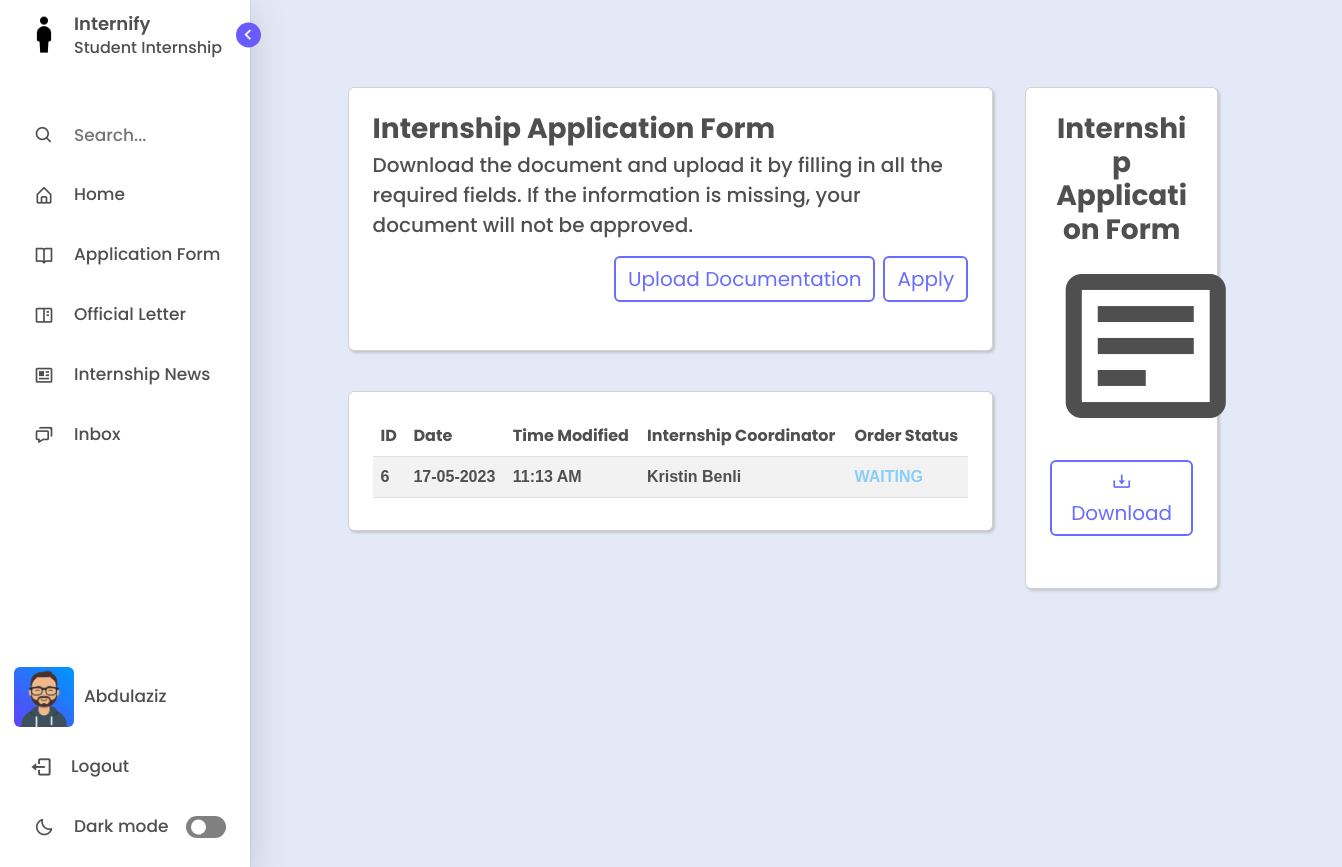
The app's page /application-form/ (signed in), older data.
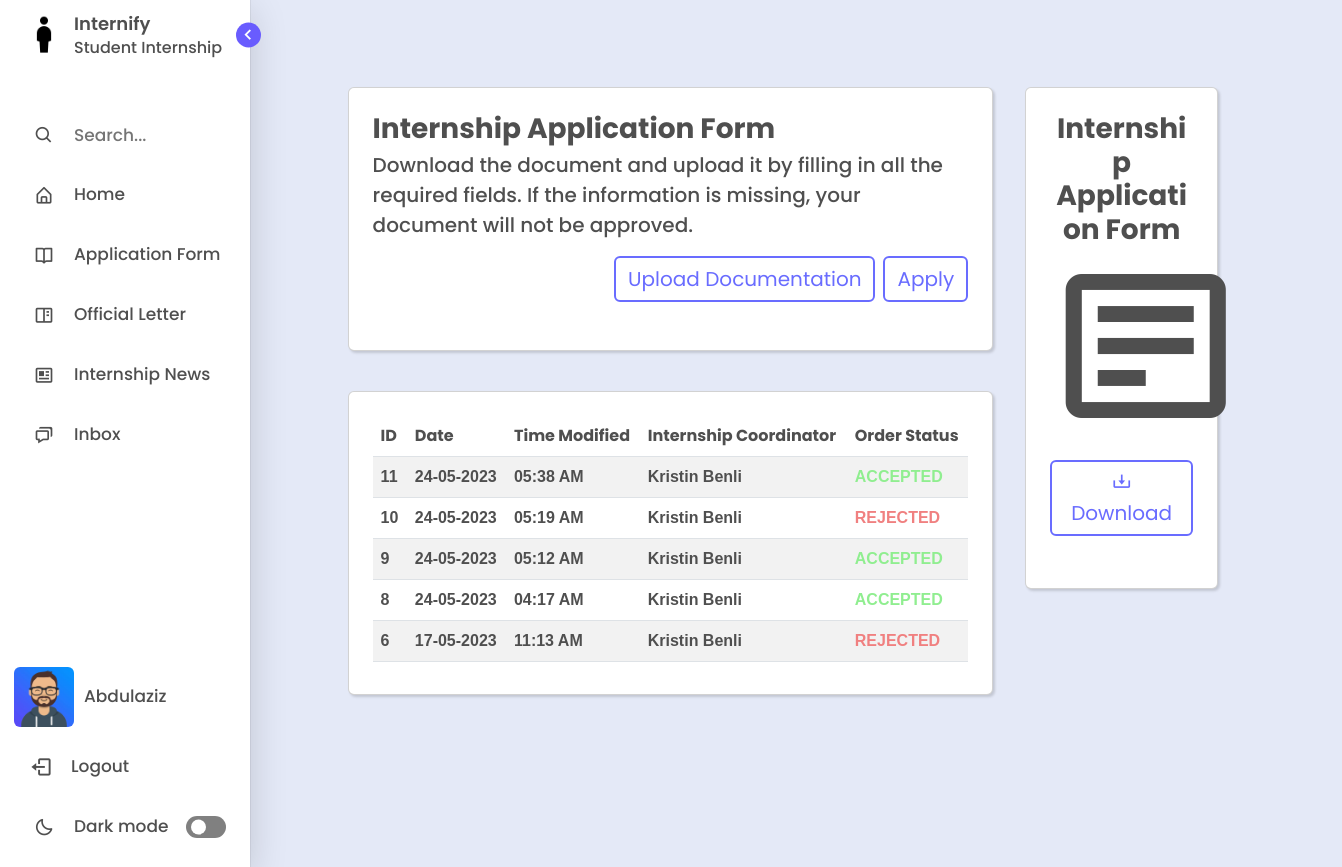
The same page, newer data.
### management/models.py (models this page shows, shortened)
class BaseAbstractModel(models.Model):
    is_visible = models.BooleanField(default=True, verbose_name='Visibility')
    date_created = models.DateTimeField(auto_now_add=True)
    date_updated = models.DateTimeField(auto_now=True)
    class Meta:
        abstract = True

class Application(BaseAbstractModel):
    STATUS_CHOICES = (
        ('W', 'Waiting'),
        ('R', 'Rejected'),
        ('A', 'Approved'),
    )
    TYPE_CHOICES = (
        ('L', 'Letter'),
        ('I', 'Internship'),
    )
    student = models.ForeignKey(Student, on_delete=CASCADE)
    coordinator = models.ForeignKey(InternshipCoordinator, on_delete=CASCADE)
    employee = models.ForeignKey(CareerCenterEmployee, on_delete=CASCADE)
    status = models.CharField(max_length=1, choices=STATUS_CHOICES)
    type = models.CharField(max_length=1, choices=TYPE_CHOICES, default='I')

class InternshipCoordinator(BaseAbstractModel):
    coordinator_id = models.CharField(max_length=20, primary_key=True, unique=True)
    department = models.ForeignKey(Department, on_delete=CASCADE)
    faculty = models.ForeignKey(Faculty, on_delete=CASCADE)
    user = models.ForeignKey(User, on_delete=CASCADE)

class User(AbstractBaseUser, PermissionsMixin):
    GENDER_CHOICES = (
        ('M', 'Male'),
        ('F', 'Female'),
    )
    first_name = models.CharField(max_length=100)
    last_name = models.CharField(max_length=100)
    email = models.EmailField(unique=True)
    gender = models.CharField(max_length=1, choices=GENDER_CHOICES)
    photo = models.ImageField(upload_to='users', null=True, blank=True)
    last_login = models.DateTimeField(auto_now=True)
    is_active = models.BooleanField(default=True)
    is_staff = models.BooleanField(default=False)
    is_superuser = models.BooleanField(default=False)
    objects = CustomUserManager()
    USERNAME_FIELD = 'email'
    REQUIRED_FIELDS = ['first_name', 'last_name', 'gender',  'password']

### management/views.py (the view, shortened to what this page needs)
# urls.py: path('application-form/', views.internshipform, name = "internshipform"),
def internshipform(request):
	user = request.user
	student = Student.objects.get(user=user)
	applications = Application.objects.filter(student=student, type='I').order_by('-date_created')
	context = {
		'applications': applications
	}
	return render(request, "student/internshipform.html", context)

### templates/student/internshipform.html (shortened to what the changed rows need)
{% extends "layout.html" %}
{% load static %}
{% load l10n %}
{% block content %}
  <div class="home" style="margin-left:11%; margin-top:5%;">
    <div class="float-container">
      <div class="float-child-left">
        <div class="col-lg-12">
          <div class="col-lg-12">
            <div class="card p-4" style="margin-top:40px;">
              <header class = "mb-2" style="text-align: start;">
                <table id="example" class="table table-striped" style="width:100%; margin-bottom: auto;">
                  {% if applications.count > 0 %}
                  <thead>
                    <tr>
                      <th class="text" style="font-weight: bold;">ID</th>
                      <th class="text" style="font-weight: bold;">Date</th>
                      <th class="text" style="font-weight: bold;">Time Modified</th>
                      <th class="text" style="font-weight: bold;">Internship Coordinator</th>
                      <th class="text" style="font-weight: bold;">Order Status</th>
                    </tr>
                  </thead>
                  <tbody>
                      {% for application in applications %}
                        <tr>
                          <td class="text" style="font-weight: bold; font-family:Arial, Helvetica, sans-serif;">{{application.id}}</td>
                          <td class="text" style="font-weight: bold; font-family:Arial, Helvetica, sans-serif;">{{application.date_created|date:"d-m-Y" }}</td>
                          <td class="text" style="font-weight: bold; font-family:Arial, Helvetica, sans-serif;">{{application.date_created|date:"h:i A"}}</td>
                          <td class="text" style="font-weight: bold; font-family:Arial, Helvetica, sans-serif;">{{application.coordinator.user.first_name}} {{application.coordinator.user.last_name}}</td>
                          {% if application.status == 'W' %}
                            <td>
                              <span style="color: lightskyblue; font-weight: bold; font-family: Arial, Helvetica, sans-serif;">
                                WAITING
                              </span>
                            </td>
                          {% elif application.status == 'A' %}
                            <td>
                              <span style="color: lightgreen; font-weight: bold; font-family: Arial, Helvetica, sans-serif;">
                                ACCEPTED
                              </span>
                            </td>
                          {% else %}
                            <td>
                              <span style="color: lightcoral; font-weight: bold; font-family: Arial, Helvetica, sans-serif;">
                                REJECTED
                              </span>
                            </td>
                          {% endif %}
                        </tr>
                      {% endfor %}
					</tbody>
					{% else %}
                      <p class='text-center text-white'>No records!</p>
                    {% endif %}
                </table>
              </header>
            </div>
          </div>
        </div>
      </div>
    </div>
  </div>
{% endblock content %}

### templates/includes/sidebar.html (shortened to what the changed rows need)
<!DOCTYPE html>
{% load static %}
<html lang="en">
<head>
    <link href='https://unpkg.com/boxicons@2.1.1/css/boxicons.min.css' rel='stylesheet'>
</head>
<body>
    <nav class="sidebar open">
        <div class="menu-bar">
            <div class="menu">
                {% for group in request.user.groups.all %}
                    {% if group.name == 'Student' %}
                        <li class ="nav-link">
                            <a href="/application-form">
                                <i class='bx bx-book-open icon'></i>
                                <span class="text nav-text">Application Form</span>
                            </a>
                        </li>
                        <li class ="nav-link">
                            <a href="/official-letter">
                                <i class='bx bx-book-content icon' ></i>
                                <span class="text nav-text">Official Letter</span>
                            </a>
                        </li>
                        <li class="nav-link">
                            <a href="/internship-opportunities">
                              <i class='bx bx-news icon' ></i>
                              <span class="text nav-text">Internship News</span>
                            </a>
                        </li>
                    {% endif %}
                {% endfor %}
            </div>
        </div>
    </nav>
</body>
</html>

Row changes from the older to the newer data that the page shows:
added Application: id "11", date_created "24-05-2023", date_created "05:38 AM", coordinator.user.first_name "Kristin", coordinator.user.last_name "Benli", status "ACCEPTED"
added Application: id "10", date_created "24-05-2023", date_created "05:19 AM", coordinator.user.first_name "Kristin", coordinator.user.last_name "Benli", status "REJECTED"
added Application: id "9", date_created "24-05-2023", date_created "05:12 AM", coordinator.user.first_name "Kristin", coordinator.user.last_name "Benli", status "ACCEPTED"
added Application: id "8", date_created "24-05-2023", date_created "04:17 AM", coordinator.user.first_name "Kristin", coordinator.user.last_name "Benli", status "ACCEPTED"
changed Application "11:13 AM": status "WAITING" → "REJECTED"
